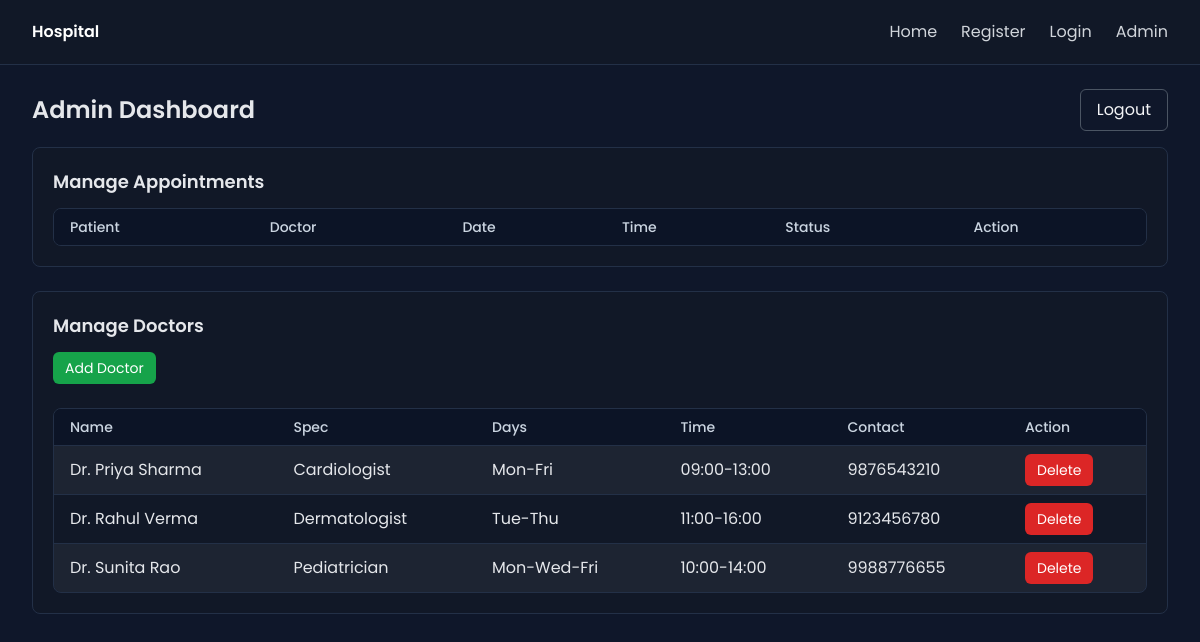
Page /pages/admin_dashboard.php (signed in) on the committed database.
### tables this page shows
CREATE TABLE doctors (
  doctor_id INT AUTO_INCREMENT PRIMARY KEY,
  name VARCHAR(150) NOT NULL,
  specialization VARCHAR(150),
  available_days VARCHAR(150),
  available_time VARCHAR(100),
  contact VARCHAR(100),
  created_at TIMESTAMP DEFAULT CURRENT_TIMESTAMP
);

### pages/admin_dashboard.php (the view, shortened to what this page needs)
<?php include '../includes/header.php'; include '../includes/db.php';
$login_error = '';
?>
<?php if (!isset($_SESSION['admin_logged_in']) || $_SESSION['admin_logged_in'] !== true): ?>
	<div class="flex justify-center">
		<div class="w-full max-w-md">
			<div class="rounded-lg border border-app-border bg-app-surface">
				<div class="p-6">
					<h4 class="text-xl font-semibold mb-3">Admin Login</h4>
					<?php if ($login_error): ?><div class="mb-3 rounded border border-red-400 bg-red-900/30 px-4 py-2 text-red-200"><?= htmlspecialchars($login_error) ?></div><?php endif; ?>
					<form method="post" class="space-y-3">
						<input type="hidden" name="auth" value="login">
						<div><input type="email" name="email" class="w-full rounded-md bg-gray-900 border border-app-border text-gray-100 px-3 py-2" placeholder="Email" required></div>
						<div><input type="password" name="password" class="w-full rounded-md bg-gray-900 border border-app-border text-gray-100 px-3 py-2" placeholder="Password" required></div>
						<button class="w-full inline-flex items-center justify-center rounded-md bg-app-primary px-4 py-2 text-white hover:bg-blue-400">Login</button>
					</form>
				</div>
			</div>
		</div>
	</div>
<?php else: ?>
	<div class="flex items-center justify-between mb-4">
		<h3 class="text-2xl font-semibold">Admin Dashboard</h3>
		<a class="inline-flex items-center rounded-md border border-gray-600 px-4 py-2 text-gray-100 hover:bg-gray-800" href="/hospital-system/pages/admin_dashboard.php?logout=1">Logout</a>
	</div>
	<div class="rounded-lg border border-app-border bg-app-surface mb-6">
		<div class="p-5">
			<h5 class="text-lg font-semibold mb-3">Manage Appointments</h5>
			<div class="overflow-x-auto rounded-lg border border-app-border">
				<table class="min-w-full divide-y divide-app-border">
					<thead class="bg-[#0c1426]">
						<tr>
							<th class="px-4 py-2 text-left text-sm font-medium text-slate-300">Patient</th>
							<th class="px-4 py-2 text-left text-sm font-medium text-slate-300">Doctor</th>
							<th class="px-4 py-2 text-left text-sm font-medium text-slate-300">Date</th>
							<th class="px-4 py-2 text-left text-sm font-medium text-slate-300">Time</th>
							<th class="px-4 py-2 text-left text-sm font-medium text-slate-300">Status</th>
							<th class="px-4 py-2 text-left text-sm font-medium text-slate-300">Action</th>
						</tr>
					</thead>
				</table>
			</div>
		</div>
	</div>
	<div class="rounded-lg border border-app-border bg-app-surface">
		<div class="p-5">
			<h5 class="text-lg font-semibold mb-3">Manage Doctors</h5>
			<button id="toggleAddDoc" class="mb-3 inline-flex items-center rounded-md bg-green-600 px-3 py-1.5 text-sm text-white hover:bg-green-500">Add Doctor</button>
			<?php $docs = $conn->query('SELECT * FROM doctors'); ?>
			<div class="mt-3 overflow-x-auto rounded-lg border border-app-border">
				<table class="min-w-full divide-y divide-app-border">
					<thead class="bg-[#0c1426]"><tr>
						<th class="px-4 py-2 text-left text-sm font-medium text-slate-300">Name</th>
						<th class="px-4 py-2 text-left text-sm font-medium text-slate-300">Spec</th>
						<th class="px-4 py-2 text-left text-sm font-medium text-slate-300">Days</th>
						<th class="px-4 py-2 text-left text-sm font-medium text-slate-300">Time</th>
						<th class="px-4 py-2 text-left text-sm font-medium text-slate-300">Contact</th>
						<th class="px-4 py-2 text-left text-sm font-medium text-slate-300">Action</th>
					</tr></thead>
					<tbody class="divide-y divide-app-border">
						<?php while ($d = $docs->fetch_assoc()): ?>
						<tr class="odd:bg-white/5">
							<td class="px-4 py-2"><?= htmlspecialchars($d['name']) ?></td>
							<td class="px-4 py-2"><?= htmlspecialchars($d['specialization']) ?></td>
							<td class="px-4 py-2"><?= htmlspecialchars($d['available_days']) ?></td>
							<td class="px-4 py-2"><?= htmlspecialchars($d['available_time']) ?></td>
							<td class="px-4 py-2"><?= htmlspecialchars($d['contact']) ?></td>
							<td class="px-4 py-2">
								<form method="post" class="inline-block" onsubmit="return confirm('Delete doctor?')">
									<button class="inline-flex items-center rounded-md bg-red-600 px-3 py-1.5 text-sm text-white hover:bg-red-500">Delete</button>
								</form>
							</td>
						</tr>
						<?php endwhile; ?>
					</tbody>
				</table>
			</div>
		</div>
	</div>
<?php endif; ?>
<?php include '../includes/footer.php'; ?>

### includes/header.php (shortened to what this page needs)
<!doctype html>
<html lang="en">
<head>
    <script src="https://cdn.tailwindcss.com"></script>
    <link href="/hospital-system/css/theme.css" rel="stylesheet">
</head>
<body>
<nav class="bg-app-surface border-b border-app-border">
  <div class="max-w-7xl mx-auto px-4 sm:px-6 lg:px-8">
    <div class="flex h-16 items-center justify-between">
      <a class="text-white font-semibold" href="/hospital-system/index.php">Hospital</a>
      <div class="hidden lg:flex items-center gap-6" id="desktopNav">
        <a class="text-gray-300 hover:text-white" href="/hospital-system/index.php">Home</a>
        <?php if(isset($_SESSION['patient_id'])): ?>
          <a class="text-gray-300 hover:text-white" href="/hospital-system/pages/book_appointment.php">Book Appointment</a>
          <a class="text-gray-300 hover:text-white" href="/hospital-system/pages/my_appointments.php">My Appointments</a>
          <a class="text-gray-300 hover:text-white" href="/hospital-system/pages/logout.php">Logout</a>
        <?php else: ?>
          <a class="text-gray-300 hover:text-white" href="/hospital-system/pages/register.php">Register</a>
          <a class="text-gray-300 hover:text-white" href="/hospital-system/pages/login.php">Login</a>
        <?php endif; ?>
        <a class="text-gray-300 hover:text-white" href="/hospital-system/pages/admin_dashboard.php">Admin</a>
      </div>
    </div>
  </div>
</nav>
<div class="max-w-7xl mx-auto px-4 sm:px-6 lg:px-8 mt-6">

### includes/footer.php (shortened to what this page needs)
    </div>
  </body>
</html>

### css/theme.css (style rules this page uses)
html, body { font-family: "Poppins", system-ui, -apple-system, Segoe UI, Roboto, Ubuntu, Cantarell, Noto Sans, Arial, "Apple Color Emoji", "Segoe UI Emoji", "Segoe UI Symbol", sans-serif; }
:root { --app-body-bg: #0f172a; --app-surface: #111827; --app-elevated: #0b1220; --app-text: #e5e7eb; --app-text-muted: #9ca3af; --app-border: #233047; --app-primary: #3b82f6; --app-primary-hover: #60a5fa; }
body { background-color: var(--app-body-bg); color: var(--app-text); }
h3, .h3, h4, .h4 { font-weight: 600; }
p, .card-text, label, th, td, input, select, button { font-weight: 400; }

### rows in the picture
doctors: name "Dr. Priya Sharma", specialization "Cardiologist", available_days "Mon-Fri", available_time "09:00-13:00", contact "9876543210"
doctors: name "Dr. Rahul Verma", specialization "Dermatologist", available_days "Tue-Thu", available_time "11:00-16:00", contact "9123456780"
doctors: name "Dr. Sunita Rao", specialization "Pediatrician", available_days "Mon-Wed-Fri", available_time "10:00-14:00", contact "9988776655"
